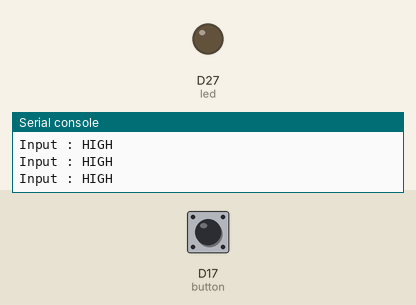
Bench run of a program on a simulated CircuitPython board. Parts: output pins drawn as LEDs (lit = HIGH), the last lines printed to the serial console. The test bench sets the inputs (shaded band); at power-on: D17 (button) HIGH.

Above: at 1.2 s.
1.3 s: D17 (button) pulled LOW for 0.6 s
At 1.9 s:
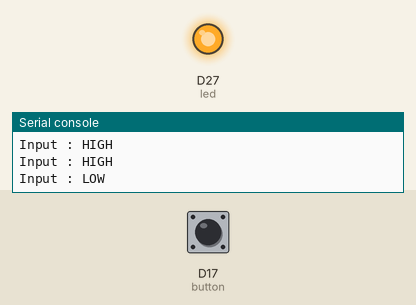
3.5 s: D17 (button) pulled LOW for 3.2 s
At 7.9 s:
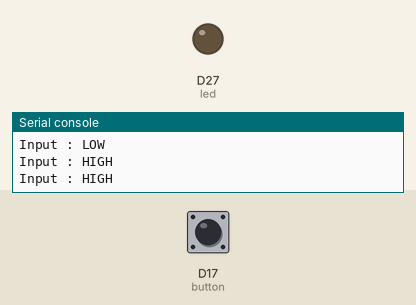
Timing chart, 0 to 9.4 s (numbered marks = the images above; inputs shaded):
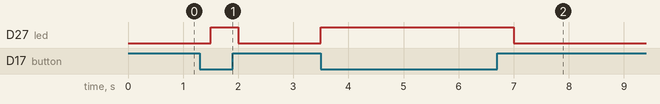

The program:

4-1_digital_io.py
```python
import time  # 지연 함수(sleep) 사용을 위한 라이브러리 불러오기

import board  # GPIO를 위한 라이브러리 불러오기
import digitalio  # 디지털 I/O를 위한 라이브러리 불러오기

# GPIO 17 핀을 입력핀으로 설정 (스위치 버튼)
button = digitalio.DigitalInOut(board.D17)
button.direction = digitalio.Direction.INPUT
button.pull = digitalio.Pull.UP

# GPIO 27 핀을 출력핀으로 설정 (LED)
led = digitalio.DigitalInOut(board.D27)
led.direction = digitalio.Direction.OUTPUT

try:
    while True:  # 무한 반복
        if button.value:  # 스위치 안누름
            print("Input : HIGH")
            led.value = False  # LED 끄기

        else:  # 스위치 누름
            print("Input : LOW")
            led.value = True  # LED 켜기

        time.sleep(0.5)  # 0.5초 대기

except KeyboardInterrupt:  # 키보드 인터럽트 예외 처리
    pass

except Exception as e:  # 기타 예외 처리
    print(e)
```

Measured:
- after the input at 1.3 s, D27 (led): LOW → HIGH after 0.20 s, → LOW 0.50 s later
- after the input at 3.5 s, D27 (led): LOW → HIGH at once, → LOW 3.5 s later
